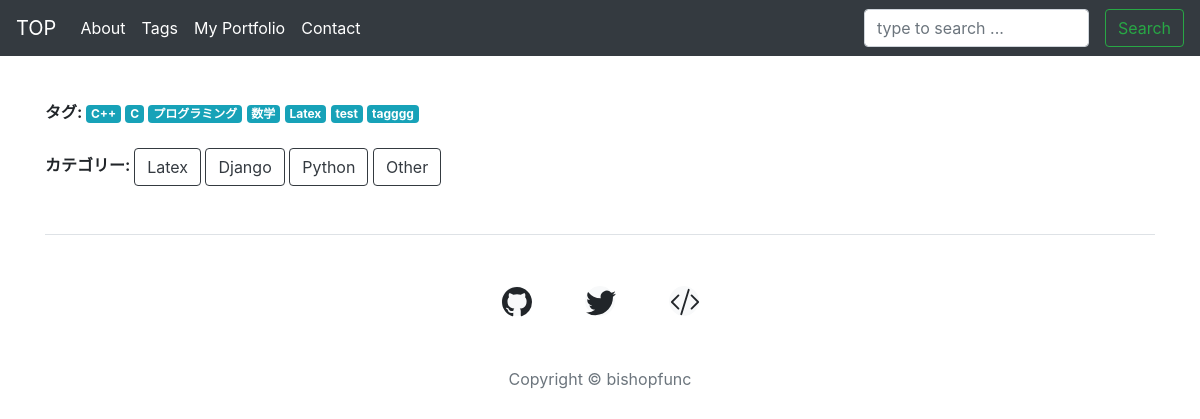
/tags, run on an earlier commit of the app's database.
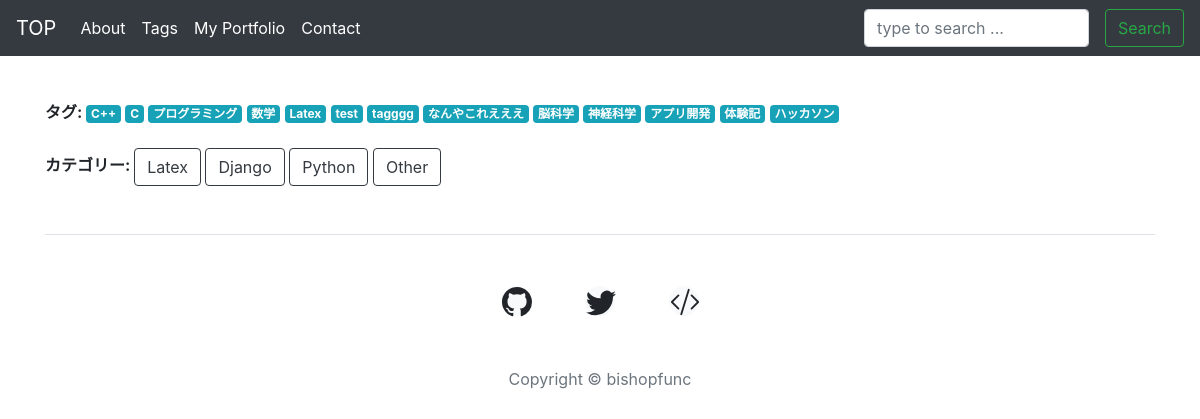
And on a later commit of the database.
### posts/models.py (models this page shows)
class Tag(models.Model):
    name = models.CharField('タグ', max_length=50)
    text = models.CharField('説明', max_length=100, blank=True)
    def __str__(self):
        return self.name
    class Meta:
        verbose_name_plural = 'TAGS'

class Category(models.Model):
    name = models.CharField('カテゴリー', max_length=50)
    text = models.CharField('説明', max_length=100, blank=True)
    def __str__(self):
        return self.name
    class Meta:
        verbose_name_plural = 'CATEGORY'

### posts/views.py (the view)
# urls.py: path('tags', views.tag_list, name='tag_list'),
def tag_list(request):
    return render(request, 'posts/tag_list.html')

### posts/context.py (called while the page is built)
def related(request):
    context = {
      'category_list': Category.objects.all(),
      'tag_list': Tag.objects.all(),
    }
    return context

### templates/posts/tag_list.html (shortened to what this page needs)
{% extends 'base.html' %}
{% load static %}
{% block body %}
<span style="font-weight: bold;">タグ: </span>
{% for tag in tag_list %}
  <a href="{% url 'tag' tag %}" class="badge badge-info">{{ tag.name }}</a>
{% endfor %}
<br/><br/>
<span style="font-weight: bold;">カテゴリー: </span>
{% for category in category_list %}
  <a href="{% url 'category' category %}" class="btn btn-outline-dark">{{ category.name }}</a>
{% endfor %}
{% endblock %}

What changed in the data, as far as the page shows it:
added Tag: name "なんやこれえええ"
added Tag: name "脳科学"
added Tag: name "神経科学"
added Tag: name "アプリ開発"
added Tag: name "体験記"
added Tag: name "ハッカソン"
